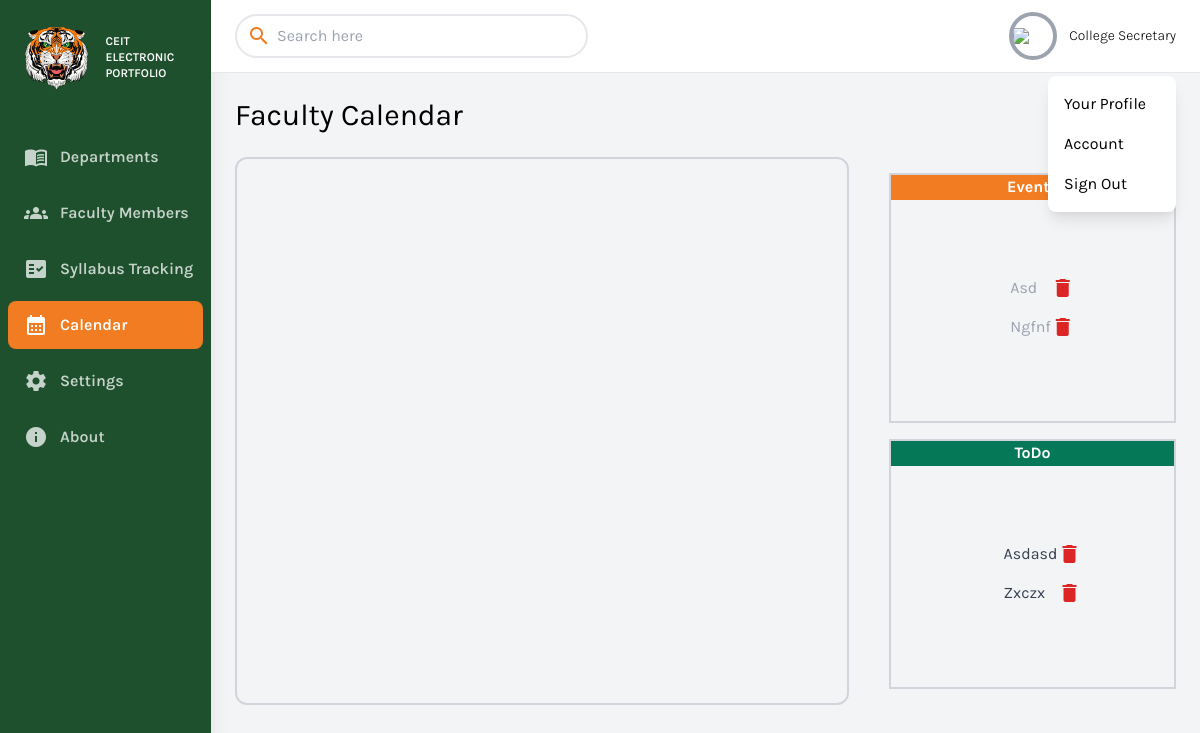
/college_secretary/calendar.php (signed in), run on an earlier commit of the app's database.
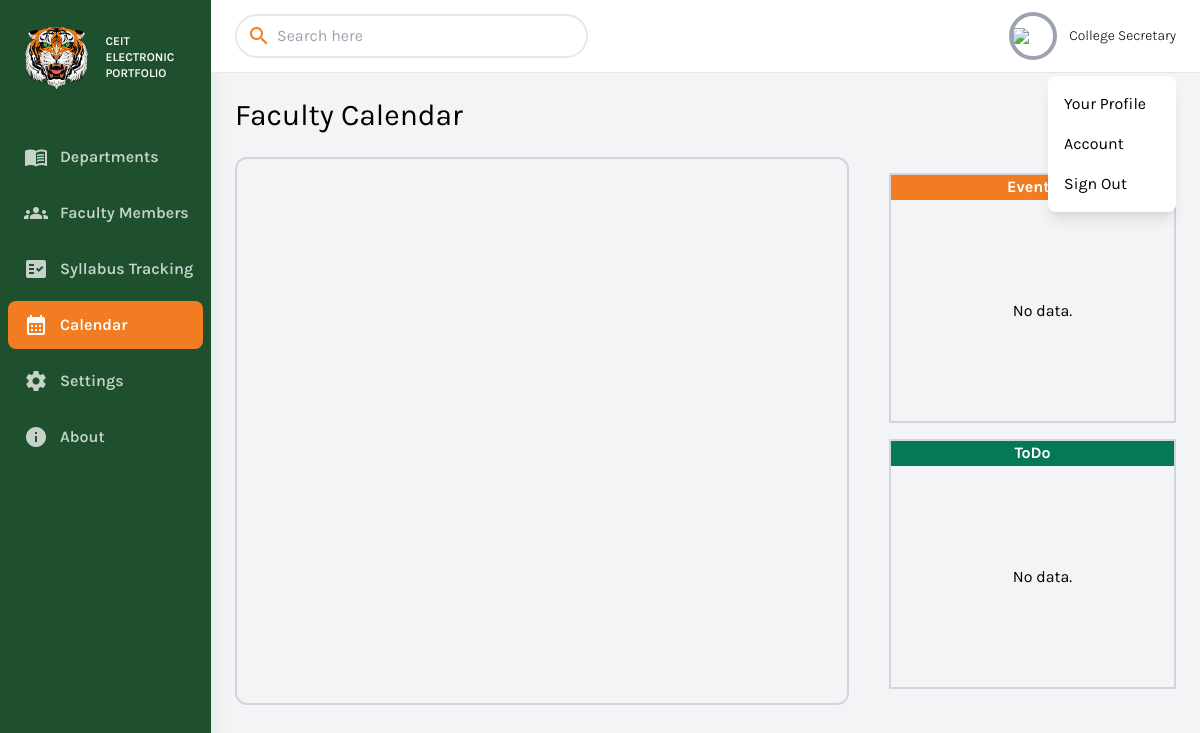
And on a later commit of the database.
### tables this page shows
CREATE TABLE `calendar` (
  `id` bigint(20) NOT NULL,
  `description` varchar(256) NOT NULL,
  `user_id` bigint(20) NOT NULL,
  `type` varchar(256) NOT NULL,
  `date` date NOT NULL,
  `time` time NOT NULL,
  `status` int(11) NOT NULL DEFAULT 0
);

### conn/conn.php (called while the page is built, shortened)
<?php
class DatabaseHandler {
    private $pdo;
    public function __construct() {
        $dbHost = 'eportfolio.mysql.database.azure.com';
        $dbPort = '3306';
        $dbName = 'eportfolio';
        $dbUser = 'azureuser';
        $dbPassword = 'Azure_User123';
        try {
            $dsn = "mysql:host=$dbHost;port=$dbPort;dbname=$dbName";
            $this->pdo = new PDO($dsn, $dbUser, $dbPassword);
            $this->pdo->setAttribute(PDO::ATTR_ERRMODE, PDO::ERRMODE_EXCEPTION);
        } catch (PDOException $e) {
            echo "Connection failed: " . $e->getMessage();
        }
    }
    public function getAllCalendar($faculty_id,$type) {
        try {
            $stmt = $this->pdo->prepare("
            SELECT * FROM `calendar`
            WHERE `type` = :type AND `user_id` = :faculty_id
            ");
            $stmt->bindParam(':type', $type, PDO::PARAM_STR);
            $stmt->bindParam(':faculty_id', $faculty_id, PDO::PARAM_STR);
            $stmt->execute();
            $result = $stmt->fetchAll(PDO::FETCH_ASSOC);
            return $result;
        } catch (PDOException $e) {
            echo "Query failed: " . $e->getMessage();
        }
    }
}
?>

### college_secretary/calendar.php (the view, shortened to what this page needs)
<?php include 'components/header.php'?>
        <div class="w-full h-screen overflow-x-hidden border-t flex flex-col">
            <main class="w-full flex-grow p-6">
                <div class="grid grid-cols-3 items-center">
                    <h1 class="text-3xl text-black pb-6 col-span-2">Faculty Calendar</h1>
                    <p class="text-sm flex justify-end items-center">
                        <button type="button" class="btnAddCalendar bg-orange text-orange px-5 py-2 rounded-full cursor-pointer hover:opacity-75 flex items-center">
                        </button>
                    </p>
                </div>
                <div class="grid grid-cols-1 gap-0 sm:gap-10 md:grid-cols-3 ">
                    <div class="col-span-2 border-2 border-gray-300 rounded-xl">
                    </div>
                    <div>
                        <div style="height:250px" class="grid overflow-y-scroll  border-2 my-4 border-gray-300">
                            <p style="height:25px" class="active-nav-link text-center text-white font-bold">Events</p>
                            <div class="flex  justify-center">
                            <ul class="list-disc pl-5">
                              <?php
                              $rows = $db->getAllCalendar($_SESSION['id'], 'Events');
                              if(count($rows)>0){
                                foreach ($rows as $row) {
                                  echo '
                                  <li class="my-2 text-gray-400 flex justify-between">
                                      <span>' . ucwords($row['description']) . '</span>
                                      <button class="text-red-600 deleteItem" data-id="' . $row['id'] . '" data-type="Events">
                                          <i class="material-icons">delete</i>
                                      </button>
                                  </li>
                                  ';
                                }
                              }else{
                                echo '<p>No data.</p>';
                              }
                              ?>
                          </ul>
                        </div>
                        </div>
                        <div style="height:250px" class="grid overflow-y-scroll  border-2 my-4 border-gray-300">
                            <p style="height:25px"  class="text-center bg-green-700 text-white font-bold">ToDo</p>
                            <div class="flex  justify-center">
                            <ul class="list-disc pl-5">
                                <?php
                                $rows = $db->getAllCalendar($_SESSION['id'], 'ToDo');
                                if(count($rows)>0){
                                  foreach ($rows as $row) {
                                    echo '
                                    <li class="my-2 text-gray-700 flex justify-between">
                                        <span>' . ucwords($row['description']) . '</span>
                                        <button class="text-red-600 deleteItem" data-id="' . $row['id'] . '" data-type="ToDo">
                                            <i class="material-icons">delete</i>
                                        </button>
                                    </li>
                                    ';
                                }
                                }else{
                                  echo '<p>No data.</p>';
                                }
                                ?>
                            </ul>
                          </div>
                    </div>
                </div>
            </main>
        </div>
    </div>
<?php include 'components/footer.php'?>

What changed in the data, as far as the page shows it:
removed calendar: description "Asd", shown under "Faculty Calendar"
removed calendar: description "Ngfnf", shown under "Faculty Calendar"
removed calendar: description "Asdasd"
removed calendar: description "Zxczx"
Also different on the page:
text now shown: "No data. No data."
